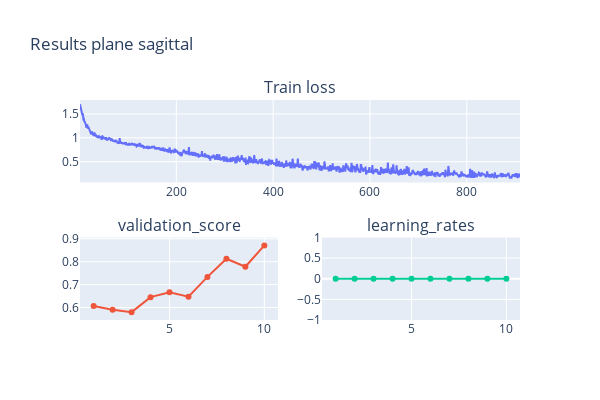

The cell this chart's notebook holds for it:
### Code cell
net_utility_sagittal.display_results()

### Figure 1 — Plotly figure (JSON) as saved in the notebook; plotly's stock layout.template omitted (floating-point values rounded to 4 significant figures; data arrays with more than 128 entries replaced by an {"elided": "..."} marker saying what was removed)
{"data": [{"name": "Train", "type": "scatter", "x": {"elided": "910 int values"}, "xaxis": "x", "y": {"elided": "910 float values"}, "yaxis": "y"}, {"name": "Validation", "type": "scatter", "x": [1, 2, 3, 4, 5, 6, 7, 8, 9, 10], "xaxis": "x2", "y": [0.6068, 0.5901, 0.5799, 0.6453, 0.6667, 0.6471, 0.7337, 0.813, 0.7781, 0.8713], "yaxis": "y2"}, {"name": "lr", "type": "scatter", "x": [1, 2, 3, 4, 5, 6, 7, 8, 9, 10], "xaxis": "x3", "y": [1e-05, 1e-05, 1e-05, 1e-05, 1e-05, 1e-05, 1e-05, 1e-05, 1e-05, 1e-05], "yaxis": "y3"}], "layout": {"annotations": [{"font": {"size": 16}, "showarrow": false, "text": "Train loss", "x": 0.5, "xanchor": "center", "xref": "paper", "y": 1, "yanchor": "bottom", "yref": "paper"}, {"font": {"size": 16}, "showarrow": false, "text": "validation_score", "x": 0.225, "xanchor": "center", "xref": "paper", "y": 0.375, "yanchor": "bottom", "yref": "paper"}, {"font": {"size": 16}, "showarrow": false, "text": "learning_rates", "x": 0.775, "xanchor": "center", "xref": "paper", "y": 0.375, "yanchor": "bottom", "yref": "paper"}], "height": 400, "showlegend": false, "title": {"text": "Results plane sagittal"}, "width": 600, "xaxis": {"anchor": "y", "domain": [0, 1]}, "xaxis2": {"anchor": "y2", "domain": [0, 0.45]}, "xaxis3": {"anchor": "y3", "domain": [0.55, 1]}, "yaxis": {"anchor": "x", "domain": [0.625, 1]}, "yaxis2": {"anchor": "x2", "domain": [0, 0.375]}, "yaxis3": {"anchor": "x3", "domain": [0, 0.375]}}}
